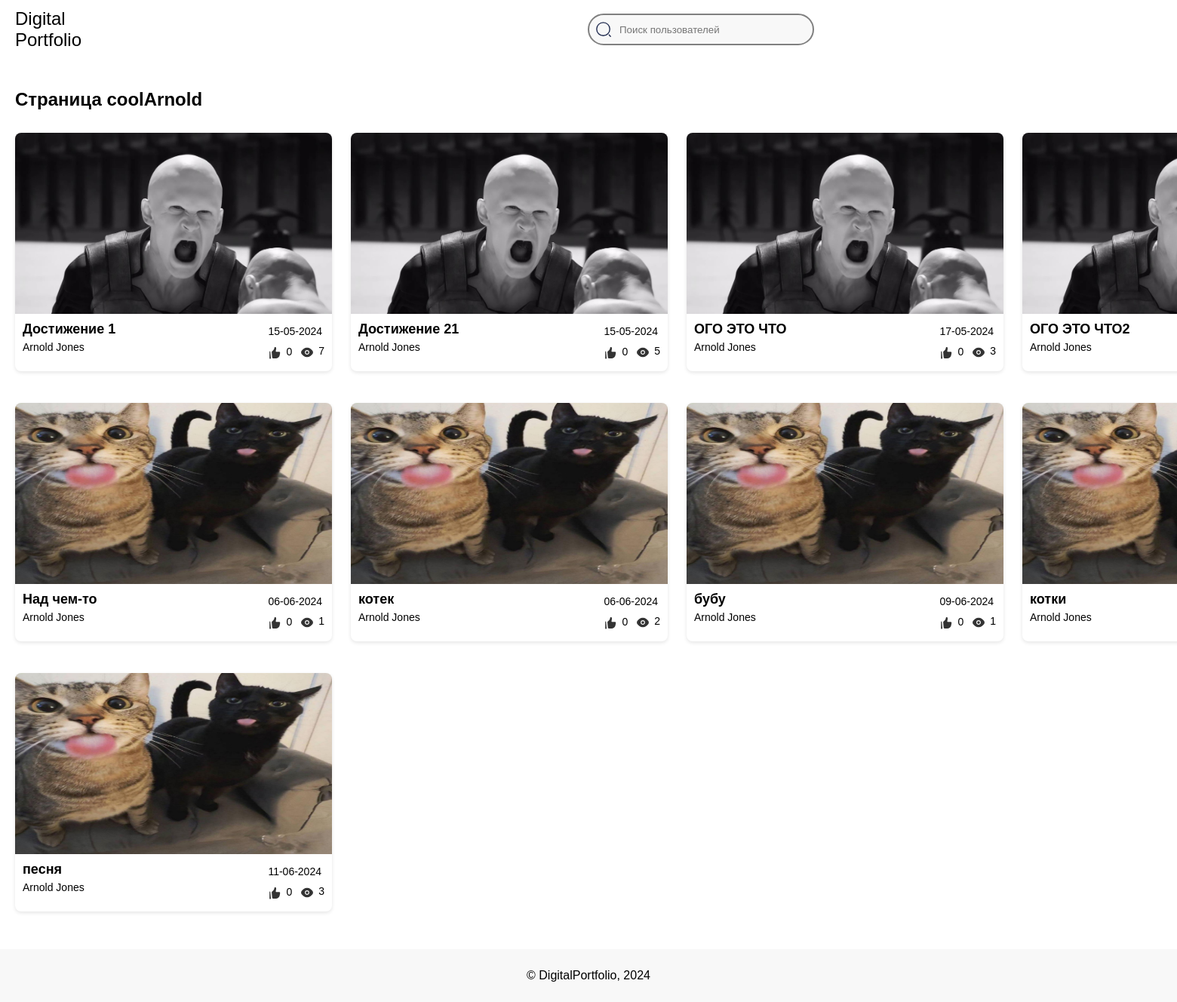
The app's page /coolarnold/ with its own data.
### main/models.py (models this page shows, shortened)
class Profile(models.Model):
    user = models.OneToOneField(User, on_delete=models.CASCADE)
    slug = models.SlugField(unique=True, blank=True)
    is_private = models.BooleanField(default=False)
    avatar = models.ImageField(
        null=True,
        validators=[
            FileExtensionValidator(allowed_extensions=['jpg', 'jpeg', 'png']),
        ]
    )
    objects = models.Manager()
    class Meta:
        verbose_name = 'Profile'
        verbose_name_plural = 'Profiles'

class Achievements(models.Model):
    title = models.CharField(max_length=50)
    preview = models.ImageField(
        null=True,
        validators=[
            FileExtensionValidator(allowed_extensions=['jpg', 'jpeg', 'png']),
        ]
    )
    file = models.FileField(
        validators=[
            FileExtensionValidator(allowed_extensions=['jpg', 'jpeg', 'png', 'pdf', 'ogg', 'mp3']),
        ]
    )
    pub_date = models.DateTimeField(auto_now_add=True)
    description = models.CharField(max_length=500, null=True)
    likes = models.IntegerField(default=0)
    views = models.IntegerField(default=0)
    liked_by = models.ManyToManyField(User, related_name='liked_achievements', blank=True)
    author = models.ForeignKey(
        User,
        on_delete=models.CASCADE,
        null=True,
    )
    objects = models.Manager()
    def formatted_likes(self):
        return format_number_with_suffix(self.likes)
    def formatted_views(self):
        return format_number_with_suffix(self.views)
    class Meta:
        verbose_name = 'Achievement'
        verbose_name_plural = 'Achievements'

### main/views.py (the view)
# urls.py: path('<slug:slug>/', UserProfileDetailView.as_view(), name='user-detail'),
class UserProfileDetailView(DetailView):
    model = Profile
    template_name = 'main/about.html'
    context_object_name = 'profile'
    slug_field = 'slug'
    slug_url_kwarg = 'slug'
    def get(self, request, *args, **kwargs):
        query = request.GET.get('q')
        if query:
            try:
                user = User.objects.get(username=query)
                return redirect(reverse('user-detail', kwargs={'slug': slugify(user.username)}))
            except Exception:
                pass
        return super().get(request, *args, **kwargs)
    def get_context_data(self, **kwargs):
        context = super().get_context_data(**kwargs)
        profile = self.get_object()
        context['achievements'] = Achievements.objects.filter(author=profile.user)
        return context

### main/models.py (called while the page is built)
def format_number_with_suffix(value):
    if value >= 1000:
        return f"{value // 1000}k"
    else:
        return str(value)

### main/templates/main/about.html (shortened to what this page needs)
{% load static %}
<!DOCTYPE html>
<html lang="en">
<head>
    <link rel="stylesheet" href="{% static 'main/css/about.css' %}">
</head>
<body>
<header>
    <a href="{% url 'redirect-home' pk=request.user.id %}" class="logo">
        <p>Digital</p>
        <p>Portfolio</p>
    </a>
    <div class="search-bar">
        <form method="get">
            <div class="input-group">
                <input type="text" name="q" placeholder="Поиск пользователей">
            </div>
        </form>
    </div>
</header>
<main>
    <h1>Страница {{ profile.user.username }}</h1>
    {% if profile.is_private == False or request.user == profile.user %}
    <div class="cards-container">
        {% for ach in achievements %}
        <div class="card" data-achievement-id="{{ ach.id }}">
            <a href="{% url 'increment-views' ach.id %}">
                <img class="ach-image" src="{{ ach.preview.url }}" alt="...">
            </a>
            <div class="details">
                <div>
                    <h2>{{ ach.title }}</h2>
                    <p>{{ profile.user.first_name }} {{ profile.user.last_name }}</p>
                </div>
                <div>
                    <p>{{ ach.pub_date|date:"d-m-Y" }}</p>
                    <div class="statistic">
                        <p class="likes">
                            <img src="{% static 'main/img/Like.svg' %}" width="19" height="19">
                            <span class="likes-count">{{ ach.formatted_likes }}</span>
                        </p>
                        <p class="views">
                            <img src="{% static 'main/img/Eye.svg' %}" width="20" height="20">
                            {{ ach.formatted_views }}
                        </p>
                    </div>
                </div>
            </div>
        </div>
        {% endfor %}
    </div>
    {% else %}
    <div class="closed">
        <img src="{% static 'main/img/Lock.png' %}" width="400" height="400">
        <p> Это закрытый профиль</p>
    </div>
    {% endif %}
</main>
<footer>
    <p>© DigitalPortfolio, 2024</p>
</footer>
</body>
</html>

### main/static/main/css/about.css (style rules this page uses)
body { min-height: 100vh; display: flex; flex-direction: column; font-family: Arial, sans-serif; margin: 0; padding: 0; background-color: #FFFFFF; }
header { width: 1780px; display: flex; justify-content: space-between; align-items: center; padding: 10px 20px; margin: 0 auto; margin-bottom: 20px; }
.logo { font-size: 24px; text-decoration: none; color: black; }
.logo p { margin: 0; }
.search-bar input { padding: 5px; border-radius: 20px; border: 1px solid #ccc; width: 300px; }
.search-bar { position: relative; }
.input-group { display: flex; align-items: center; }
main h1 { width: 1780px; margin: 0 auto; margin-bottom: 30px; }
main { flex: 1; padding: 20px; margin-bottom: 30px; }
h1 { font-size: 24px; margin-bottom: 32px; margin-left: 40px; }
.cards-container { display: flex; flex-wrap: wrap; gap: 42px 25px; width: 1780px; margin: 0 auto; }
.card { width: 420px; background-color: #fff; border-radius: 8px; box-shadow: 0 2px 5px rgba(0, 0, 0, 0.1); overflow: hidden; }
.ach-image { display: block; width: 420px; height: 240px; }
.details { display: flex; justify-content: space-between; padding: 10px; }
.details h2 { font-size: 18px; margin: 0; }
.details p { font-size: 14px; margin: 5px 0; }
footer { text-align: center; padding: 10px; background-color: #F8F8F8; margin-top: auto; }
input[type=text] { height: 42px; padding: 12px 0px; margin-top: 8px; margin-bottom: 8px; box-sizing: border-box; border: 2px solid grey; border-radius: 25px; background-color: #F8F8F8; background-position: 3% 50%; background-repeat: no-repeat; padding-left: 40px; }
.statistic { margin: 0; padding: 0; display: flex; gap: 10px; justify-content: end; }
.likes { gap: 5px; display: flex; align-self: center; justify-content: start; }
.views { display: flex; align-self: center; gap: 5px; }

### records on screen
Profile: user.username "coolArnold", user.first_name "Arnold", user.last_name "Jones"
Achievements: preview (picture), title "Достижение 1", pub_date "15-05-2024", formatted_likes "0", formatted_views "7"
Achievements: preview (picture), title "Достижение 21", pub_date "15-05-2024", formatted_likes "0", formatted_views "5"
Achievements: preview (picture), title "ОГО ЭТО ЧТО", pub_date "17-05-2024", formatted_likes "0", formatted_views "3"
Achievements: preview (picture), title "ОГО ЭТО ЧТО2"
Achievements: preview (picture), title "Над чем-то", pub_date "06-06-2024", formatted_likes "0", formatted_views "1"
Achievements: preview (picture), title "котек", pub_date "06-06-2024", formatted_likes "0", formatted_views "2"
Achievements: preview (picture), title "бубу", pub_date "09-06-2024", formatted_likes "0", formatted_views "1"
Achievements: preview (picture), title "котки"
Achievements: preview (picture), title "песня", pub_date "11-06-2024", formatted_likes "0", formatted_views "3"
